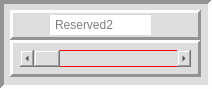
      <widget class="QFrame" name="frame_241">
       <property name="minimumSize">
        <size>
         <width>212</width>
         <height>89</height>
        </size>
       </property>
       <property name="styleSheet">
        <string notr="true">background-color: rgb(221, 221, 221);</string>
       </property>
       <property name="frameShape">
        <enum>QFrame::Panel</enum>
       </property>
       <property name="frameShadow">
        <enum>QFrame::Sunken</enum>
       </property>
       <property name="lineWidth">
        <number>4</number>
       </property>
       <property name="midLineWidth">
        <number>0</number>
       </property>
       <widget class="QFrame" name="frame_242">
        <property name="geometry">
         <rect>
          <x>10</x>
          <y>40</y>
          <width>191</width>
          <height>37</height>
         </rect>
        </property>
        <property name="styleSheet">
         <string notr="true"/>
        </property>
        <property name="frameShape">
         <enum>QFrame::Panel</enum>
        </property>
        <property name="frameShadow">
         <enum>QFrame::Raised</enum>
        </property>
        <property name="lineWidth">
         <number>3</number>
        </property>
        <widget class="QScrollBar" name="horizontalScrollBar_84">
         <property name="geometry">
          <rect>
           <x>10</x>
           <y>10</y>
           <width>171</width>
           <height>17</height>
          </rect>
         </property>
         <property name="minimumSize">
          <size>
           <width>171</width>
           <height>17</height>
          </size>
         </property>
         <property name="maximumSize">
          <size>
           <width>171</width>
           <height>17</height>
          </size>
         </property>
         <property name="styleSheet">
          <string notr="true"> border: 1px solid red</string>
         </property>
         <property name="orientation">
          <enum>Qt::Horizontal</enum>
         </property>
        </widget>
       </widget>
       <widget class="QFrame" name="frame_243">
        <property name="geometry">
         <rect>
          <x>10</x>
          <y>10</y>
          <width>191</width>
          <height>30</height>
         </rect>
        </property>
        <property name="frameShape">
         <enum>QFrame::Panel</enum>
        </property>
        <property name="frameShadow">
         <enum>QFrame::Raised</enum>
        </property>
        <property name="lineWidth">
         <number>3</number>
        </property>
        <property name="midLineWidth">
         <number>0</number>
        </property>
        <widget class="QLineEdit" name="lineEdit_84">
         <property name="geometry">
          <rect>
           <x>40</x>
           <y>5</y>
           <width>101</width>
           <height>20</height>
          </rect>
         </property>
         <property name="minimumSize">
          <size>
           <width>101</width>
           <height>20</height>
          </size>
         </property>
         <property name="maximumSize">
          <size>
           <width>101</width>
           <height>20</height>
          </size>
         </property>
         <property name="styleSheet">
          <string notr="true">QLineEdit {
 border: 3px solid wHITE;
	background-color: rgb(255, 255, 255);
}</string>
         </property>
         <property name="placeholderText">
          <string>Reserved2</string>
         </property>
        </widget>
       </widget>
      </widget>
